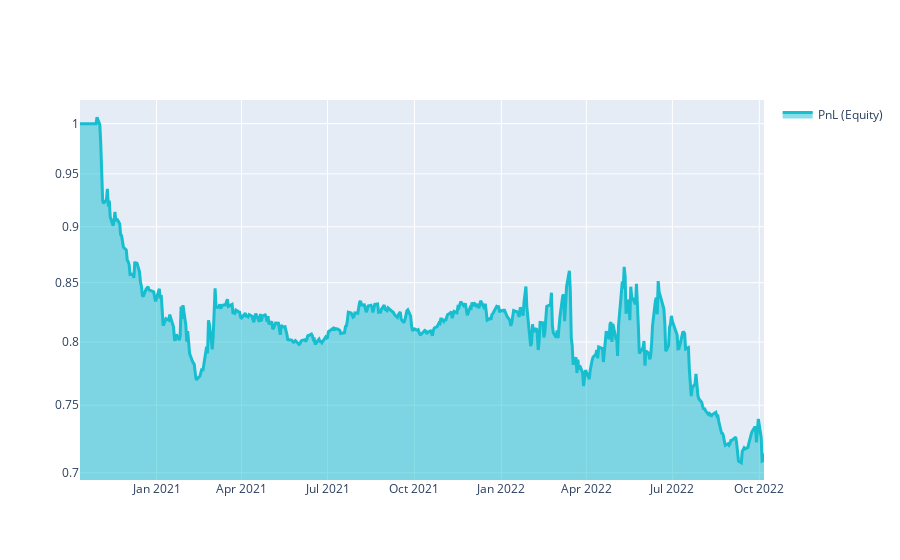

This figure's notebook cell:
### Markdown cell above
# Group27_100_5_2Y

### Code cell
import xarray as xr

import qnt.ta as qnta
import qnt.data as qndata
import qnt.output as qnout
import qnt.stats as qns

# 2 years - 100/5 days

data = qndata.stocks.load_ndx_data(min_date="2020-10-10")

close     = data.sel(field="close")
is_liquid = data.sel(field="is_liquid")
sma_slow  = qnta.sma(close, 100)
sma_fast  = qnta.sma(close, 5)
weights   = xr.where(sma_slow < sma_fast, 1, -1)
weights   = weights * is_liquid

weights = qnout.clean(weights, data, "stocks_nasdaq100")

# calc stats
stats = qns.calc_stat(data, weights.sel(time=slice("2020-10-10", None)))
display(stats.to_pandas().tail())

# graph
performance = stats.to_pandas()["equity"]
import qnt.graph as qngraph

qngraph.make_plot_filled(performance.index, performance, name="PnL (Equity)", type="log")

### Figure 1 — Plotly figure (JSON) as saved in the notebook; plotly's stock layout.template omitted (floating-point values rounded to 4 significant figures; data arrays with more than 128 entries replaced by an {"elided": "..."} marker saying what was removed)
{"data": [{"fill": "tonexty", "line": {"color": "#17BECF", "width": 3}, "name": "PnL (Equity)", "type": "scatter", "x": {"elided": "501 str values"}, "y": {"elided": "501 float values"}}], "layout": {"showlegend": true, "yaxis": {"range": [-0.1581, 0.01048], "type": "log"}}}
